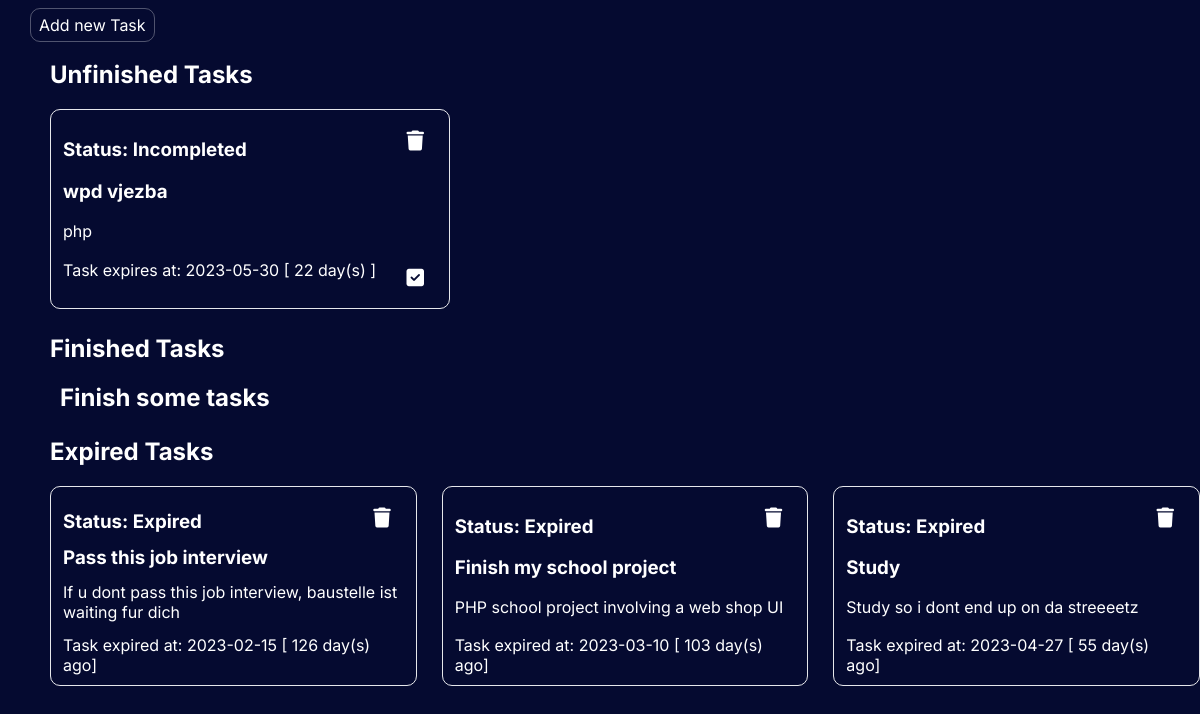
The page / on the database its author committed.
### tables this page shows
CREATE TABLE `task` (
  `ID_task` int(11) NOT NULL,
  `title` varchar(50) NOT NULL,
  `description` varchar(80) NOT NULL,
  `expiredate` date NOT NULL,
  `finishdate` date DEFAULT NULL,
  `status_ID` int(11) NOT NULL
);

CREATE TABLE `status` (
  `ID_status` int(11) NOT NULL,
  `Status` varchar(15) NOT NULL
);

### calcdate.php (called while the page is built, shortened)
<?php
    function datecalc($date){
        $currentDate = date("Y-m-d");
        $difference = strtotime($date) - strtotime($currentDate);
        return abs(round($difference/86400));
    }

### index.php (the view, shortened to what this page needs)
<?php
    include "calcdate.php";
?>
<!DOCTYPE html>
<html lang="en">
<head>
    <link rel="stylesheet" href="./styles/style.css">
</head>
<body>
    <section class="main-section">
        <div class="commands">
            <a href="add.php">Add new Task</a>
        </div>
        <div class="main-container">
            <h2>Unfinished Tasks</h2>
                <div class="tasks-container">
                    <?php
                        $sql = "SELECT * FROM task
                                INNER JOIN status
                                ON task.status_ID=status.ID_status
                                WHERE status_ID = 1";
                        $result = mysqli_query($konekcija, $sql);
                        if($result ->num_rows == 0){
                            echo "<h1>No pending tasks</h1>";
                        }else{
                            while($data = $result->fetch_assoc()){
                    ?>
                    <div class="task-container">
                        <a href="delete.php?id=<?php echo $data['ID_task'] ?>"><i class="fa-solid fa-trash fa-lg"></i></a>
                        <h3><?php echo "Status: ".$data['Status'] ?></h3>
                        <h3><?php echo $data['title'] ?></h3>
                        <p><?php echo $data['description'] ?></p>
                        <p><?php echo "Task expires at: ".$data['expiredate'] ?> [ <?php echo datecalc($data['expiredate'])?> day(s) ]</p>
                        <a href="editstatus.php?id=<?php echo $data['ID_task'] ?>"><i class="fa-solid fa-square-check fa-lg"></i></a>
                    </div>
                        <?php }} ?>
                </div>
            <h2>Finished Tasks</h2>
                <div class="tasks-container">
                    <?php
                        $sql = "SELECT * FROM task
                                INNER JOIN status
                                ON task.status_ID=status.ID_status
                                WHERE status_ID = 2";
                        $result = mysqli_query($konekcija, $sql);
                            if($result ->num_rows == 0){
                                echo "<h1>Finish some tasks</h1>";
                    }
                    ?>
                </div>
            <h2>Expired Tasks</h2>
                <div class="tasks-container">
                    <?php
                        $sql = "SELECT * FROM task
                                INNER JOIN status
                                ON task.status_ID=status.ID_status
                                WHERE status_ID = 3";
                        $result = mysqli_query($konekcija, $sql);
                            if($result ->num_rows == 0){
                                echo "<h1>No expired tasks</h1>";
                            }else{
                                while($data = $result->fetch_assoc()){
                    ?>
                    <div class="task-container">
                        <a href="delete.php?id=<?php echo $data['ID_task'] ?>"><i class="fa-solid fa-trash fa-lg"></i></a>
                        <h3><?php echo "Status: ".$data['Status'] ?></h3>
                        <h3><?php echo $data['title'] ?></h3>
                        <p><?php echo $data['description'] ?></p>
                        <p><?php echo "Task expired at: ".$data['expiredate']?> [ <?php echo datecalc($data['expiredate'])?> day(s) ago] </p>
                    </div>
                    <?php }
                    }
                    ?>
                </div>
        </div>
    </section>
</body>
</html>

### styles/style.css (style rules this page uses)
* { margin: 0; padding: 0; box-sizing: border-box; font-family: 'Inter', sans-serif; }
.main-section { min-height: 100svh; background-color: #050A30; }
.main-container { display: flex; margin-left: 50px; justify-content: center; flex-direction: column; }
.main-container h2 { color: white; margin: 10px 0px; }
.tasks-container { display: flex; gap: 25px; margin-top: 10px; padding-bottom: 15px; }
.tasks-container h1 { color: white; margin-left: 10px; }
.task-container { display: flex; flex-direction: column; justify-content: space-between; height: 200px; width: 400px; border: 1px solid rgba(255,255,255, 0.9); border-radius: 10px; padding: 10px 12px; position: relative; }
.task-container h3, p { color: white; }
.task-container i { position: absolute; right: 0; bottom: 0; color: white; transition: 1s; margin: 30px 25px; }
.task-container i[class*="fa-trash"] { position: absolute; right: 0; top: 0; color: white; transition: 1s; margin: 30px 25px; }
.commands { display: flex; align-items: center; margin-left: 30px; height: 50px; }
.commands a { padding: 6px 8px; text-decoration: none; color: white; border: 1px solid rgba(255,255,255, 0.3); border-radius: 10px; transition: 1s; }

### rows shown on the page
task: status_ID.Status "Incompleted", title "wpd vjezba", description "php", expiredate "2023-05-30", expiredate "22"
task: status_ID.Status "Expired", title "Pass this job interview", description "If u dont pass this job interview, baustelle ist waiting fur dich", expiredate "2023-02-15", expiredate "126"
task: status_ID.Status "Expired", title "Finish my school project", description "PHP school project involving a web shop UI", expiredate "2023-03-10", expiredate "103"
task: status_ID.Status "Expired", title "Study", description "Study so i dont end up on da streeeetz", expiredate "2023-04-27", expiredate "55"
